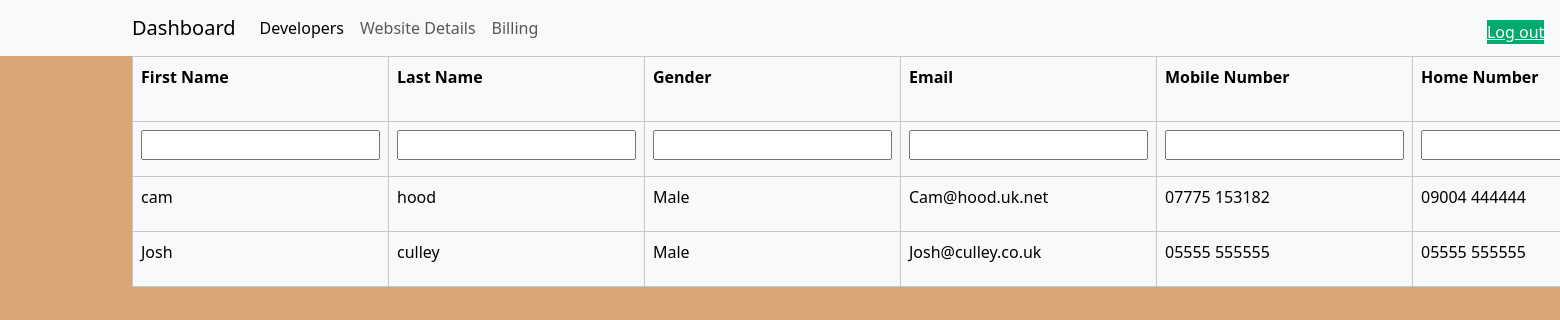
/Developers, run on the app's committed database.
### WebDev/models.py (models this page shows, shortened)
class Developers(models.Model):
  DeveloperID = models.BigAutoField(auto_created=True, primary_key=True, blank=False, unique=True)
  FirstName = models.CharField(max_length=255, blank=False)
  LastName = models.CharField(max_length=255, blank=False)
  Gender = models.CharField(max_length=255, null=True)
  Email = models.CharField(max_length=255, blank=False )
  MobileNumber = models.CharField(max_length=255, blank=False)
  HomeNumber = models.CharField(max_length=255, null=True)

### WebDev/views.py (the view, shortened to what this page needs)
# urls.py: path('Developers', views.devs, name ='devs'),                            # dev page
def devs(request):
    context ={}
    form = dev_form()
    developers = Developers.objects.all()
    context['developers'] = developers
    context['form'] = form
    return render(request, 'WebDev/developers.html', context)

### WebDev/forms.py
class dev_form(forms.ModelForm):
    class Meta:
        model=Developers
        fields=['DeveloperID', 'FirstName', 'LastName', 'Gender', 'Email', 'MobileNumber', 'HomeNumber']

### WebDev/templates/WebDev/developers.html (shortened to what this page needs)
<!DOCTYPE html>
{% extends 'WebDev/base.html' %}
{% load static %}
{% block content %}
<head>
</head>
<a href="{% url 'home' %}" class="admin-button" style="position:absolute; right: 1%; top:1%; color: #ffffff;  background-color: #04AA6D;">Log out</a>
 <form method="post" action="{%url 'devs' %}">
<table class = "table table-bordered table-light">
    <tr><th>First Name</th><th>Last Name</th><th>Gender</th><th>Email</th><th>Mobile Number</th><th>Home Number</th><th>Employee ID</th><th>##############</th></tr>
    {% if not form.instance.DeveloperID %}
    <tr>
        {%include 'Webdev/dev_save.html' %}
    </tr>
    {% endif %}
    {% for x in developers %}
        <tr>
            {% if form.instance.DeveloperID == x.DeveloperID %}
            {%include 'Webdev/dev_save.html' %}
            {% else %}
            <td>{{x.FirstName}}</td>
            <td>{{x.LastName}}</td>
            <td>{{x.Gender}}</td>
            <td>{{x.Email}}</td>
            <td>{{x.MobileNumber}}</td>
            <td>{{x.HomeNumber}}</td>
            {% endif %}
        </tr>
    {% endfor %}
    </table>
</form>
{% endblock %}

### data on the page
Developers: FirstName "cam", LastName "hood", Gender "Male", Email "Cam@hood.uk.net", MobileNumber "07775 153182", HomeNumber "09004 444444"
Developers: FirstName "Josh", LastName "culley", Gender "Male", Email "Josh@culley.co.uk", MobileNumber "05555 555555", HomeNumber "05555 555555"
